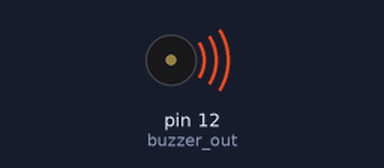
The sketch below on a simulated Arduino Uno, built with avr-gcc and run on an emulated ATmega328P. On the bench: buzzer (waves = sounding).

Above: at 0.1 s.
Timing chart, 0 to 40.0 s (numbered marks = the images above):
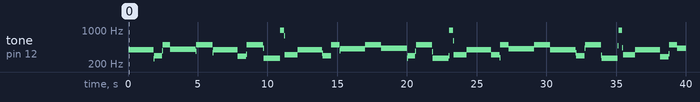

Measured:
- by itself, tone on pin 12 (buzzer_out): plays 391 Hz for 1.8 s, 258 Hz for 0.04 s, 293 Hz for 0.56 s, 375 Hz for 0.04 s, 492 Hz for 0.56 s, 399 Hz for 1.8 s … (58 notes in this stretch)

The sketch:

sketch_nov23a_ColmansTuneVer03.ino
```cpp
/* Colman O'Keeffe 114712191 23 Nov 2016
* note frequencies from http://www.phy.mtu.edu/~suits/notefreqs.html 1540 23 Nov 2016
Ver 01 period = 1/f in milli secs all values calculated manually on calculator
Ver 02 all periods altered randomly to ensure a know tune is NOT used
the differance in the change in tones is not noticable to me as a layman.
Ver 3 returned note values to original values added A4 minor, B4 minor, E4 Minor & B5
*/

# define Col_c4 3822 // 261.63 Hz period = 1/f in milli secs
# define Col_d4 3405 // 293.66 Hz all values calculated manually on calculator
# define Col_e4m 3214 // 311.13 Hz
# define Col_e4 3037 // 329.63 Hz
# define Col_f4 2863 // 349.23 Hz
# define Col_g4 2551 // 392.00 Hz
# define Col_a4m 2407 // 415.30 Hz
# define Col_a4 2272 // 440.00 Hz
# define Col_b4m 2025 // 493.88 Hz
# define Col_b4 2025 // 493.88 Hz
# define Col_c5 1911 // 523.25 Hz

# define Col_b5 1012 // 987.77 Hz

# define rest 0

// buzzer
int buzzer_out = 12;

// debugging serial out? 1 yes 0 no
int DEBUGGING = 0;

void setup(){
  pinMode(buzzer_out, OUTPUT);
  if (DEBUGGING){
    Serial.begin(9600); // serial out for debug code
  }
}
/* Colmans tune test scale
int colmans_tune[] = {Col_c4, Col_d4, Col_e4, Col_f4, Col_g4, Col_a4, Col_b4, Col_c5};
int colmans_beats[] = {16, 16, 16, 16, 16, 16, 16, 16};
int MAXIMUM_COUNT = sizeof(colmans_tune) / 2; // Tune length i.o.t. loop
*/
// Ver 1 change scale notes in random order altered length of beats in random order
// Ver 2a doubled length of notes in tune added random beats
/*
int colmans_tune[] = {Col_c4, Col_g4, Col_d4, Col_f4, Col_a4, Col_c5, Col_b4, Col_e4, Col_c4, Col_g4, Col_d4, Col_f4, Col_a4, Col_c5, Col_b4, Col_e4};
int colmans_beats[] = {30, 16, 20, 10, 40, 20, 60, 20, 40, 10, 40, 20, 30, 10, 60, 20};
int MAXIMUM_COUNT = sizeof(colmans_tune) / 2; // Tune length i.o.t. loop
*/
/* Ver 3 attempt at Greensleeves
* chords from https://www.acousticmusicarchive.com/greensleeves-chords-lyrics
*/
int colmans_tune[] = {Col_g4, Col_d4, Col_b4m, Col_a4m, Col_b4, Col_g4, Col_d4, Col_b4m, Col_c4, Col_b5, Col_e4m};
int colmans_beats[] = {60, 20, 20, 60, 40, 60, 20, 40, 40, 10, 30};
int MAXIMUM_COUNT = sizeof(colmans_tune) / 2; // Tune length i.o.t. loop

// tempo
long tempo = 30000;  // Ver3 for Greensleeves original tempo lengthened from 10000 to 30000
// length of pause
int pause  = 5000; // original pause increased from 1000 to 5000
// add to loop to pause for 1 sec
int rest_count = 100;

// setup variables for main function
int note = 0;
int beat = 0;
long duration = 0;

// try to play a note
void play_note(){
  long time_so_far = 0;
  if (note > 0){
    while(time_so_far < duration){
      // buzzer on
      digitalWrite(buzzer_out, HIGH);
      delayMicroseconds(note / 2);
      // buzzer off
      digitalWrite(buzzer_out, LOW);
      delayMicroseconds(note / 2);
      // how much time has gone by
      time_so_far += (note);
    }
  }
  else{
    for (int restbeat = 0; restbeat < rest_count; restbeat++){
      delayMicroseconds(duration);
    }
  }
}

// Try to play the entire scale
void loop(){
  for (int timer = 0; timer < MAXIMUM_COUNT; timer++){
    note = colmans_tune[timer];
    beat = colmans_beats[timer];

    duration = beat * tempo;

    play_note();

    delayMicroseconds(pause);

    if (DEBUGGING){
      Serial.println(timer);
      Serial.println("times round loop:");
      Serial.println(note);
      Serial.println("-note");
      Serial.println(beat);
      Serial.println("-beat");
      Serial.println(duration);
      Serial.println("-duration");
    }
  }
}
```
